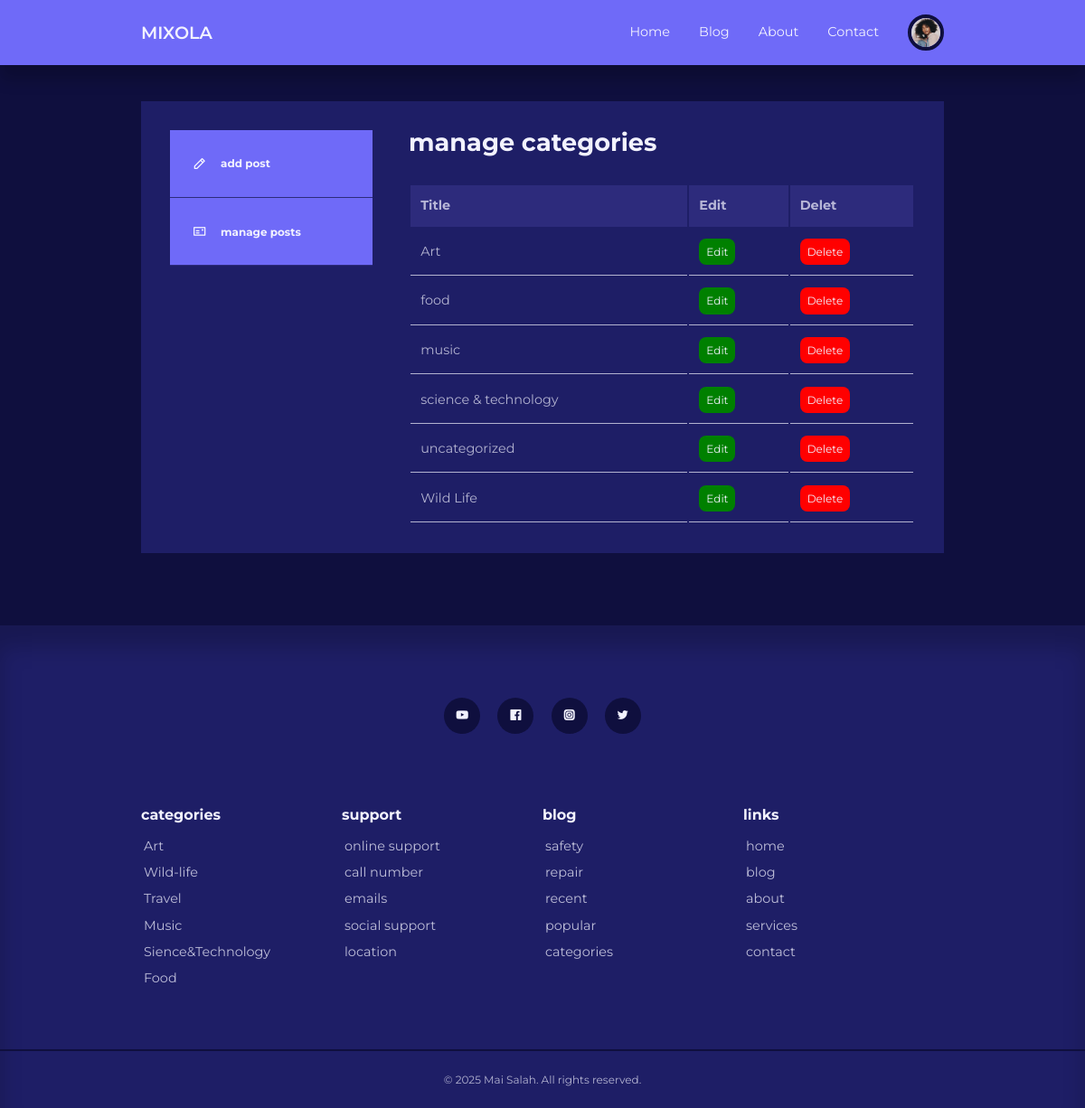
/admin/manage-categories.php (signed in), run on the app's committed database.
### tables this page shows
CREATE TABLE `users` (
  `id` int(11) UNSIGNED NOT NULL,
  `firstname` varchar(50) NOT NULL,
  `lastname` varchar(50) NOT NULL,
  `username` varchar(50) NOT NULL,
  `email` varchar(100) NOT NULL,
  `password` varchar(255) NOT NULL,
  `avatar` varchar(255) NOT NULL,
  `is_admin` tinyint(1) NOT NULL
);

CREATE TABLE `categories` (
  `id` int(11) UNSIGNED NOT NULL,
  `title` varchar(50) NOT NULL,
  `description` text NOT NULL
);

### admin/parts2/header2.php (called while the page is built, shortened)
<?php
require '../parts/header.php';
?>

### admin/manage-categories.php (the view, shortened to what this page needs)
<?php
include 'parts2/header2.php';
$query = "SELECT * FROM categories ORDER BY title";
$categories = mysqli_query($connection, $query);
?>
 <section class="dashboard">
   <div class=" container dashboard__container">
<aside>
    <ul>
        <li>
            <a href="add-post.php"><i class="uil uil-pen"></i><h5>add post</h5></a>
        </li>
         <li>
            <a href="index.php"><i class="uil uil-postcard"></i><h5>manage posts</h5></a>
        </li>
    </ul>
</aside>
<main>
    <h2>manage categories</h2>
    <?php if(mysqli_num_rows($categories) > 0) : ?>
    <table>
        <thead>
            <tr>
                <th class="white">Title</th>
                <th  class="white">Edit</th>
                <th  class="white">Delet</th>
            </tr>
        </thead>
        <tbody>
            <?php while($category = mysqli_fetch_assoc($categories)) : ?>
            <tr>
                <td class="white" ><?= $category['title'] ?></td>
                <td><a href="<?= ROOT_URL ?>admin/edit-category.php?id=<?= $category['id'] ?>" class="btn clr green">Edit</a></td>
                <td><a href="<?= ROOT_URL ?>admin/delete-category.php?id=<?= $category['id'] ?>" class="btn clr danger">Delete</a></td>
            </tr>
            <?php endwhile ?>
        </tbody>
    </table>
    <?php else : ?>
        <div class="alert__message error"><?= "No categories found " ?></div>
        <?php endif ?>
</main>
   </div>
 </section>
  <?php
include '../parts/footer.php';
?>

### parts/header.php (shortened to what this page needs)
<?php
require 'config/database.php';
if(isset($_SESSION['user_id'])) {
    $id =  filter_var($_SESSION['user_id'],FILTER_SANITIZE_NUMBER_INT);
$query = "SELECT avatar FROM users WHERE id = $id";
$result = mysqli_query($connection, $query);
$avatar = mysqli_fetch_assoc($result);
}
?>
<!DOCTYPE html>
<html lang="en">
<head>
    <link rel="stylesheet" href="<?php echo ROOT_URL ?>css/style.css">
    <link rel="stylesheet" href="https://unicons.iconscout.com/release/v4.0.8/css/line.css">
</head>
<body>
        <nav>
            <div class="container nav__container">
                <a href="<?php echo ROOT_URL ?>index.php" class="nav__logo">MIXOLA</a>
                <ul class="nav__items">
                    <li><a href="<?php echo ROOT_URL ?>index.php">Home</a></li>
                    <li><a href="<?php echo ROOT_URL ?>blog.php">Blog</a></li>
                    <li><a href="<?php echo ROOT_URL ?>#aboutus">About</a></li>
                    <li><a href="<?php echo ROOT_URL ?>#contact">Contact</a></li>
                       <?php if(isset($_SESSION['user_id'])): ?>
                    <li class="nav__profile">
                        <div class="avatar">
                            <img src="<?php echo ROOT_URL . 'images/' . $avatar['avatar']; ?>" alt="User Avatar">
                        </div>
                    </li>
                <?php else: ?>
                    <li><a href="<?php echo ROOT_URL ?>signin.php">Sign in</a></li>
<?php endif; ?>
                </ul>
            </div>
        </nav>

### css/style.css (style rules this page uses)
:root { --color-primary: #6f6af8; --color-primary-light: hsl(242, 91%, 69%, 18%); --color-primary-variant: #5854c7; --color-red: #da0f0f; --color-red-light: hsl(346, 87%, 46%, 15%); --color-green: #00c476; --color-green-light: hsl(156, 100%, 38%, 15%); --color-gray-900: #1e1e66; --color-gray-700: #2d2b7c; --color-gray-300: rgba(242, 242, 254, 0.3); --color-gray-200: rgba(242, 242, 254, 0.7); --color-white: #f2f2fe; --color-bg: #0f0f3e; --transition: all 300ms ease; --container-width-lg: 74%; --container-width-md: 88%; --form-width: 40%; --card-border-radius-1: 0.3rem; --card-border-radius-2: 0.5rem; --card-border-radius-3: 0.8rem; --card-border-radius-4: 2rem; --card-border-radius-5: 5rem; }
* { margin: 0; padding: 0; outline: 0; border: 0; appearance: 0; list-style: none; text-decoration: none; box-sizing: border-box; }
body { font-family: "Montserrat", sans-serif; line-height: 1.6; color: var(--color-gray-900); overflow-x: hidden; background: var(--color-bg); font-size: 0.9rem; background-position: center; height: 78vh; }
.container { width: var(--container-width-lg); max-width: 1800px; margin-inline: auto; }
section { margin-top: 3rem; width: 100vw; }
h1, h2, h3, h4, h5 { color: var(--color-white); line-height: 1.3; }
h2 { font-size: 1.7rem; margin: 1rem 0; }
a { color: var(--color-white); transition: var(--transition); }
img { display: block; width: 100%; object-fit: cover; }
nav { background-color: var(--color-primary); width: 100%; height: 4.5rem; position: fixed; top: 0; z-index: 10; box-shadow: 0 1rem 1rem rgba(0, 0, 0, 0.2); }
.nav__container { height: 100%; display: flex; align-items: center; justify-content: space-between; }
.avatar { width: 2.5rem; height: 2.5rem; border-radius: 50%; overflow: hidden; border: 0.3rem solid var(--color-bg); }
.nav__logo { font-weight: 600; font-size: 1.2rem; }
.nav__items { display: flex; align-items: center; gap: 2rem; }
.nav__profile { position: relative; cursor: pointer; }
.white { color: var(--color-gray-200); }
.btn { display: inline-block; width: fit-content; padding: 0.6rem 1.2rem; background-color: var(--color-primary-variant); border-radius: var(--card-border-radius-2); cursor: pointer; transition: var(--transition); color: var(--color-white); }
.clr { padding: 5px 8px; font-size: 12px; }
.danger { background-color: red; }
.green { background-color: green; }
.dashboard { margin-top: 7rem; }
.dashboard__container { display: grid; grid-template-columns: 14rem auto; gap: 1rem; background-color: var(--color-gray-900); padding: 2rem; margin-bottom: 5rem; }
aside a { color: white; background-color: var(--color-primary); display: flex; gap: 1rem; align-items: center; padding: 1.6rem; border-bottom: 1px solid var(--color-gray-700); }
main { margin-left: 1.5rem; }
main h2 { margin: 0 0 2rem 0; line-height: 1; }
main table { width: 100%; text-align: left; }
main table th { background-color: var(--color-gray-700); padding: 0.7rem; color: white; }
main table td { padding: 0.7rem; border-bottom: 1px solid var(--color-gray-200); }

### data on the page
users: avatar (picture)
categories: title "Art"
categories: title "food"
categories: title "music"
categories: title "science & technology"
categories: title "uncategorized"
categories: title "Wild Life"
